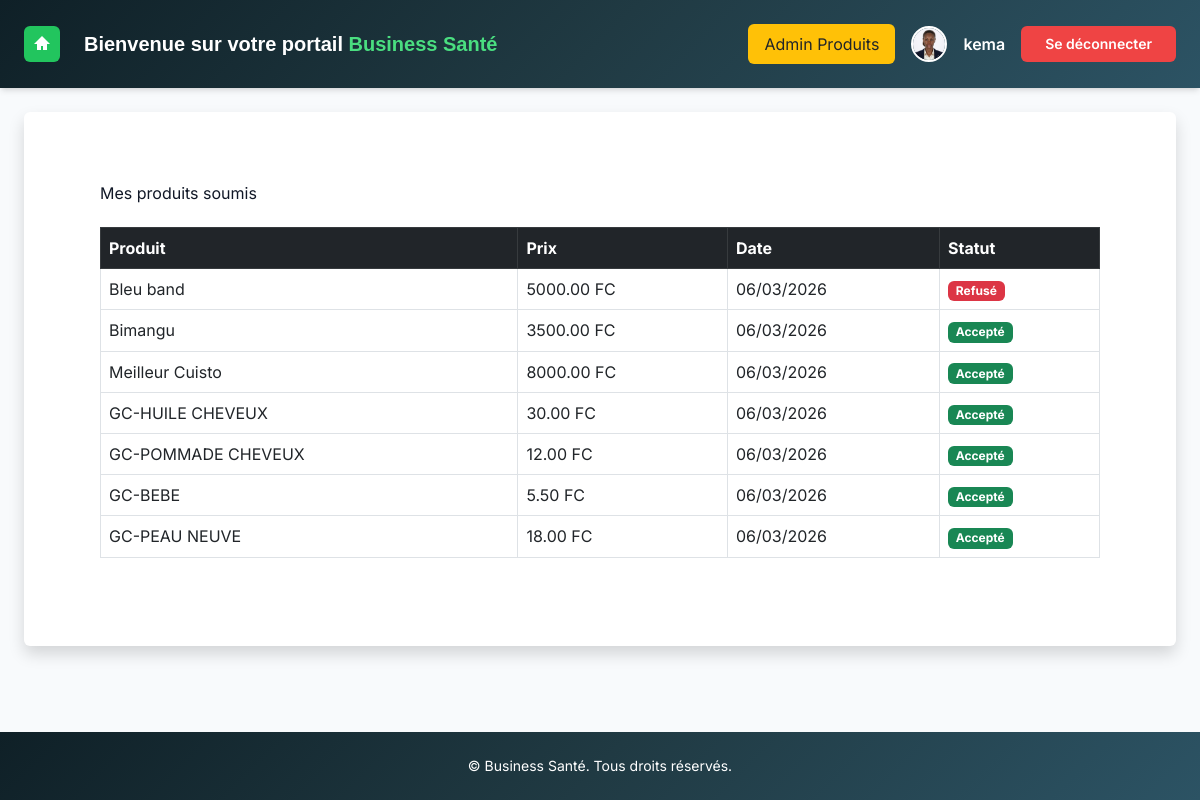
Page /mes_requetes/ (signed in) on the committed database.
### core/models.py (models this page shows, shortened)
class CustomUser(AbstractUser):
    parrain = models.ForeignKey('self', on_delete=models.SET_NULL, null=True, blank=True,  related_name="filleul")
    gains = models.DecimalField(max_digits=10, decimal_places=2, default=0.00)
    first_name = models.CharField(max_length=150, null=True, blank=True)
    last_name = models.CharField(max_length=150,null=True, blank=True)
    telephone = models.CharField(max_length=20, blank=True)

class Profil(models.Model):
    utilisateur = models.OneToOneField(
    settings.AUTH_USER_MODEL,
    on_delete=models.CASCADE,
    related_name="profil"
)
    solde = models.DecimalField(max_digits=12, decimal_places=2, default=0)
    gains_retires = models.DecimalField(max_digits=12, decimal_places=2, default=0)
    mon_code = models.CharField(max_length=30, default=0, blank=True)
    parrain_code = models.CharField(max_length=30, blank=True,null=True)
    is_paid = models.BooleanField(default=False)
    date_created = models.DateTimeField(default=timezone.now)
    avatar = models.ImageField(upload_to='avatars/', blank=True, null=True)

class Produit(models.Model):
    vendeur = models.ForeignKey(
    CustomUser,
    on_delete=models.CASCADE,
    null=True,
    blank=True
)
    nom = models.CharField(max_length=200)
    description = models.TextField(default=None)
    prix = models.DecimalField(max_digits=10, decimal_places=2)
    image = models.ImageField(upload_to="produits/",blank=True, null=True)
    statut = models.CharField(
        max_length=20,
        choices=[
            ('en_attente', 'En attente'),
            ('valide', 'Validé'),
            ('refuse', 'Refusé')
        ],
        default='en_attente'
    )
    date_creation = models.DateTimeField(default=timezone.now)
    commission_business = models.DecimalField(
        max_digits=5,
        decimal_places=2,
        default=20
    )

### core/views.py (the view)
# urls.py: path("mes_requetes/", views.mes_requetes, name="mes_requetes"),
@login_required
def mes_requetes(request):
    produits = Produit.objects.filter(vendeur=request.user).order_by("-date_creation")
    return render(request, "core/mes_requetes.html", {
        "produits": produits
    })

### core/templates/core/mes_requetes.html
{% extends "core/base.html" %}
{% block content %}
<div class="container py-5">
<h3 class="mb-4">Mes produits soumis</h3>
<div class="table-responsive">
<table class="table table-bordered align-middle">
<thead class="table-dark">
<tr>
<th>Produit</th>
<th>Prix</th>
<th>Date</th>
<th>Statut</th>
</tr>
</thead>
<tbody>
{% for produit in produits %}
<tr>
<td>{{ produit.nom }}</td>
<td>{{ produit.prix }} FC</td>
<td>{{ produit.date_creation|date:"d/m/Y" }}</td>
<td>
{% if produit.statut == "en_attente" %}
<span class="badge bg-warning text-dark">En attente</span>
{% elif produit.statut == "valide" %}
<span class="badge bg-success">Accepté</span>
{% elif produit.statut == "refuse" %}
<span class="badge bg-danger">Refusé</span>
{% endif %}
</td>
</tr>
{% endfor %}
</tbody>
</table>
</div>
</div>
{% endblock %}

### core/templates/core/base.html (shortened to what this page needs)
{% load static %}
<!DOCTYPE html>
<html lang="fr">
<head>
  <script src="https://cdn.tailwindcss.com"></script>
  <link href="https://cdn.jsdelivr.net/npm/bootstrap@5.3.0-alpha1/dist/css/bootstrap.min.css" rel="stylesheet">
  <link href="https://cdnjs.cloudflare.com/ajax/libs/font-awesome/5.15.4/css/all.min.css" rel="stylesheet">
  <link href="https://cdn.jsdelivr.net/npm/bootstrap@5.3.0/dist/css/bootstrap.min.css" rel="stylesheet">
</head>
<body class="bg-slate-50 text-gray-900 font-[Inter] min-h-screen flex flex-col">
<header class="flex items-center justify-between px-6 py-4 shadow-md text-white"
style="background: linear-gradient(135deg, #0f2027, #203a43, #2c5364);">
  <div class="flex items-center gap-4">
    <a href="{% url 'home' %}">
      <button class="bg-green-500 p-2 rounded-md text-white hover:bg-green-600 transition">
        <svg class="w-5 h-5 fill-current" viewBox="0 0 20 20">
          <path d="M10 2L2 10h3v6h4v-4h2v4h4v-6h3L10 2z"/>
        </svg>
      </button>
    </a>
    <h1 class="text-lg md:text-xl font-semibold" style="font-family:Verdana, Geneva, Tahoma, sans-serif;">
      Bienvenue sur votre portail <span class="text-green-400">Business Santé</span>
    </h1>
  </div>
  <div class="flex items-center gap-3">
    {% if request.user.is_staff %}
      <a href="{% url 'admin_produits' %}" class="bg-warning text-dark px-3 py-2 rounded">
        Admin Produits
      </a>
    {% endif %}
  {% if user.profil.avatar %}
    <img src="{{ user.profil.avatar.url }}"
         class="w-9 h-9 rounded-full border-2 border-white">
  {% endif %}
  <span class="font-semibold">{{ user.username }}</span>
  <form method="post" action="{% url 'logout' %}">
  <button type="submit"
          class="bg-red-500 hover:bg-red-600 px-4 py-2 rounded-md text-sm font-semibold text-white transition">
      Se déconnecter
  </button>
  </form>
</div>
</header>
  <div class="flex flex-1">
    <main class="flex-1 p-6">
      <div class="bg-white p-6 rounded shadow">
        {% block content %}
        {% endblock %}
      </div>
    </main>
  </div>
  <footer class="bg-gray-800 text-white py-4 text-center text-sm mt-auto" style=" background: linear-gradient(135deg, #0f2027, #203a43, #2c5364);">
    &copy; {{ now|date:"Y" }} Business Santé. Tous droits réservés.
  </footer>
</body>
</html>

### rows in the picture
CustomUser: profil.avatar (picture), username "kema"
Produit: nom "Bleu band", prix "5000.00", date_creation "06/03/2026", statut "Refusé"
Produit: nom "Bimangu", prix "3500.00", date_creation "06/03/2026", statut "Accepté"
Produit: nom "Meilleur Cuisto", prix "8000.00", date_creation "06/03/2026", statut "Accepté"
Produit: nom "GC-HUILE CHEVEUX", prix "30.00", date_creation "06/03/2026", statut "Accepté"
Produit: nom "GC-POMMADE CHEVEUX", prix "12.00", date_creation "06/03/2026", statut "Accepté"
Produit: nom "GC-BEBE", prix "5.50", date_creation "06/03/2026", statut "Accepté"
Produit: nom "GC-PEAU NEUVE", prix "18.00", date_creation "06/03/2026", statut "Accepté"
